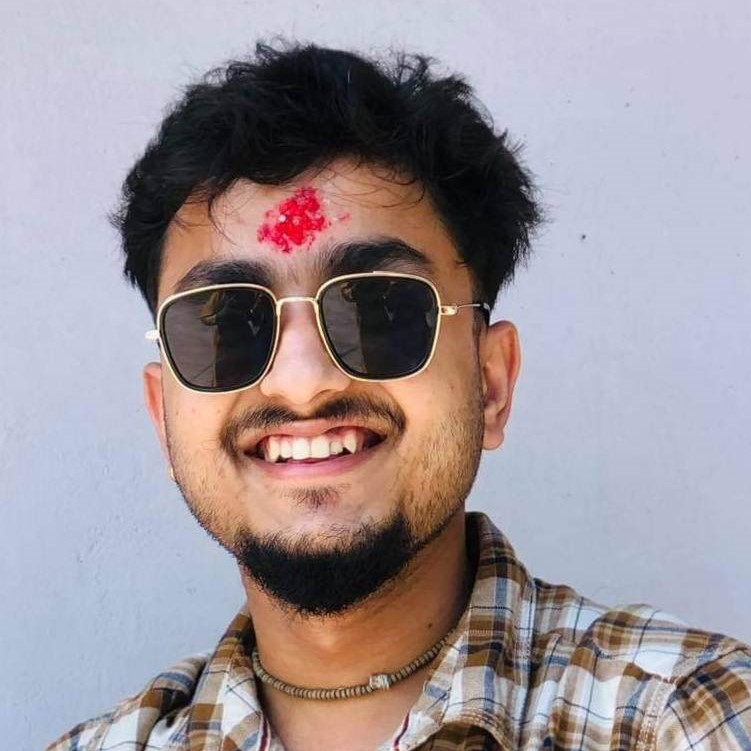
#> input picture Steganography/Nikesh.jpg, 751 x 751 px
$ jupyter execute --allow-errors Hide_audio.ipynb   (shell and % lines are left out)
#> lines starting #> are read from the running program, lines starting #| are printed output that depends on the picture
[cell 1]
from google.colab import drive
drive.mount('/content/drive')

[cell 2]
%cd /content/drive/MyDrive/Colab Notebooks/Steganography/Video and Audio files

<h1>Imports:</h1>

[cell 3]
from PIL import Image
import numpy as np
from pydub import AudioSegment
import pywt
import soundfile as sf

<h1>THE PROCESS</h1>

[cell 4]
# [22 lines left out: function Audio_Encode, not called in this run]

[cell 5]
import random
test_img = np.empty((0,8),int)
for i in range(6):
  lst = []
  for j in range(8):
    pix = random.randint(0,255)

    lst.append(pix)

  test_img = np.append(test_img, [lst] , axis=0)

print(test_img)

[cell 6]
audio = []
for i in range(0,6):
  n = random.randint(0,255)
  audio.append(n)
print(audio)

[cell 7]
# [30 lines left out: function Audio_Decode, not called in this run]

<h1>Implementation</h1>

[cell 8]
def to_mono(filename):
  sound = AudioSegment.from_wav(filename)
  sound = sound.set_channels(1)
  sound.export(filename, format="wav")

[cell 9]
audio_file = 'secretaudio.wav'
to_mono(audio_file)
#> (the call stopped at in to_mono, `sound = AudioSegment.from_wav(filename)`: pydub is not available in this run)
#> (the rest of this cell did not finish here and is left out)

[cell 10]
image_file = '../Nikesh.jpg'
cover_image = Image.open(image_file).convert('YCbCr')
#> cover_image: PIL image 751x751 YCbCr; mean of channels 0, 1, 2 150.9, 128.7, 132.2

[cell 11]
Cb = cover_image.getchannel('Cb')
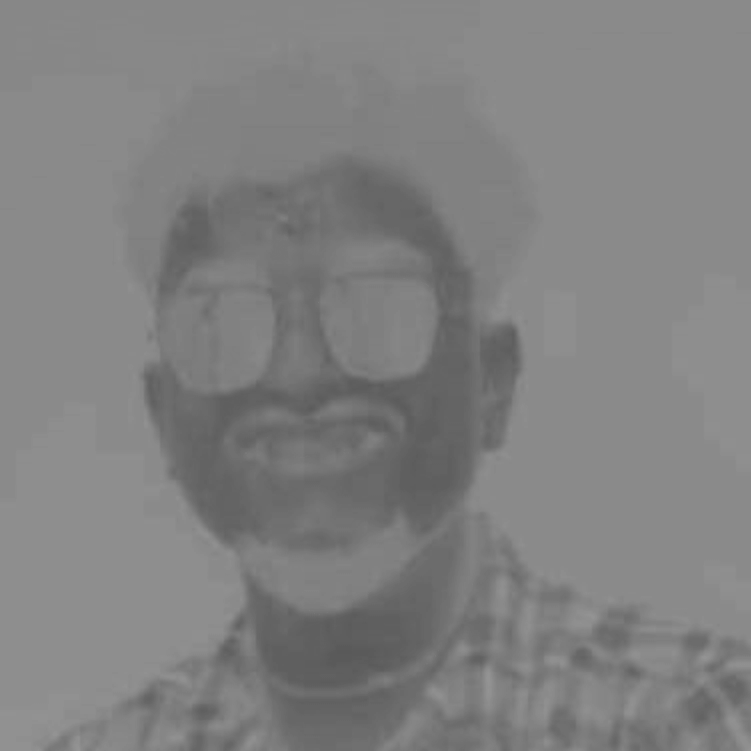
#> Cb: PIL image 751x751 L; min 89, max 148, mean 128.7
Cr = cover_image.getchannel('Cr')
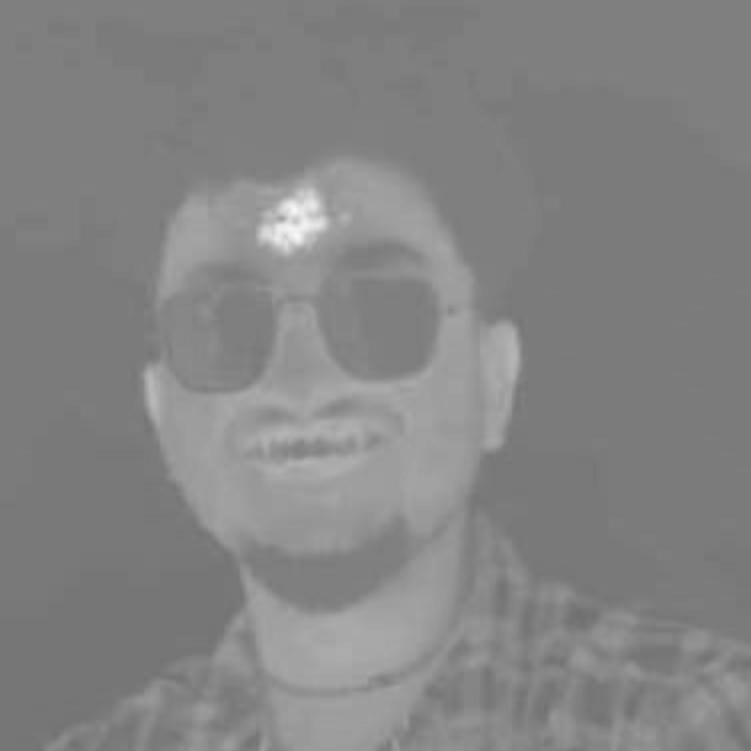
#> Cr: PIL image 751x751 L; min 112, max 247, mean 132.2
Y = cover_image.getchannel('Y')
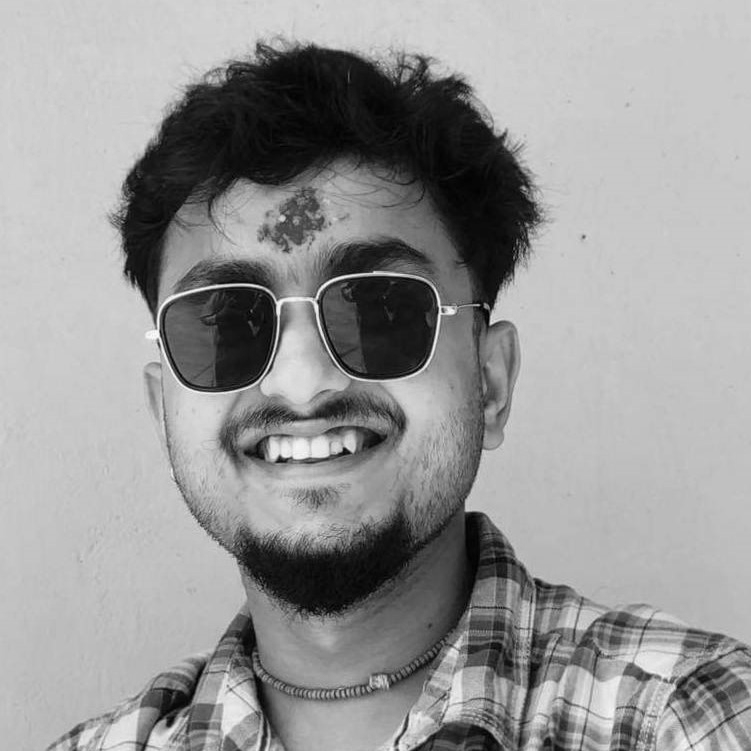
#> Y: PIL image 751x751 L; min 0, max 253, mean 150.9

Cb = np.array(Cb)
Cr = np.array(Cr)

$ run again, with Steganography/Lion.jpg copied over Steganography/Nikesh.jpg
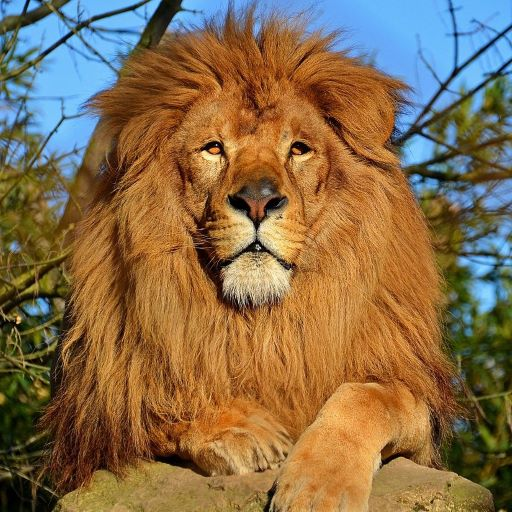
#> input picture Steganography/Lion.jpg, 512 x 512 px
#> cover_image: PIL image 512x512 YCbCr; mean of channels 0, 1, 2 111.5, 106.4, 143.4
#> `Cr = cover_image.getchannel('Cr')`:
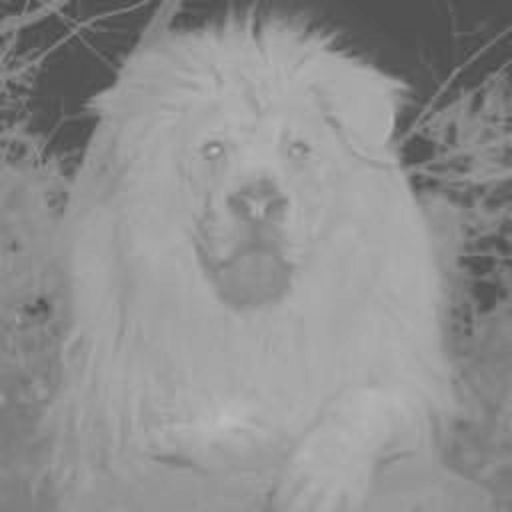
#> Cr: PIL image 512x512 L; min 74, max 188, mean 143.4
#> `Y = cover_image.getchannel('Y')`:
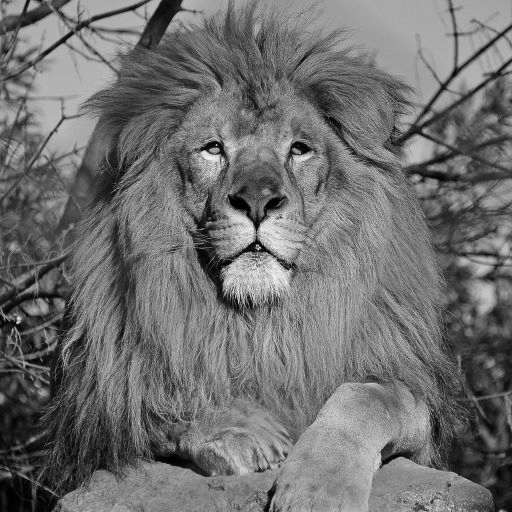
#> Y: PIL image 512x512 L; min 0, max 245, mean 111.5

$ run again, with Steganography/Tiger.jpg copied over Steganography/Nikesh.jpg
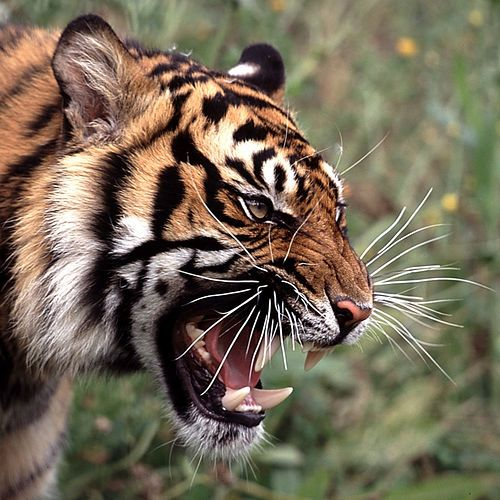
#> input picture Steganography/Tiger.jpg, 500 x 500 px
#> cover_image: PIL image 500x500 YCbCr; mean of channels 0, 1, 2 107.2, 116.6, 134.4
#> `Cr = cover_image.getchannel('Cr')`:
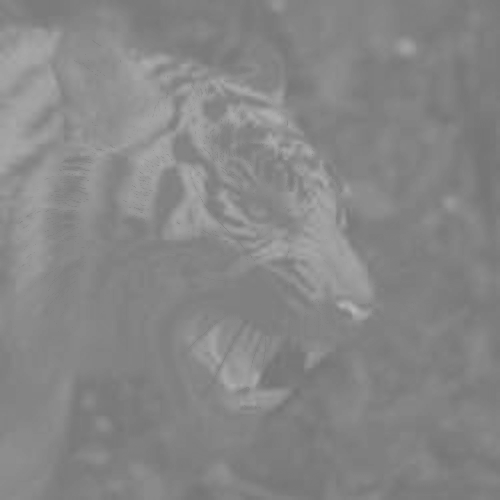
#> Cr: PIL image 500x500 L; min 116, max 184, mean 134.4
#> `Y = cover_image.getchannel('Y')`:
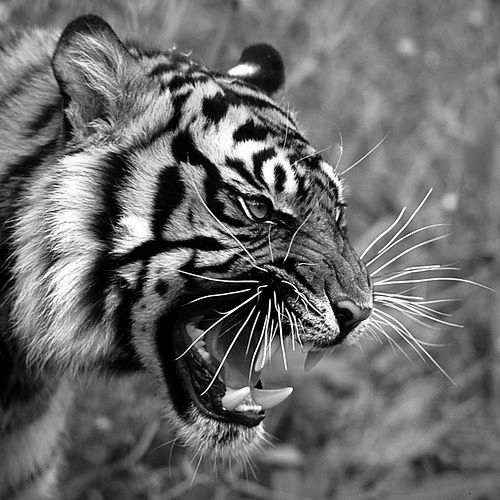
#> Y: PIL image 500x500 L; min 0, max 255, mean 107.2
